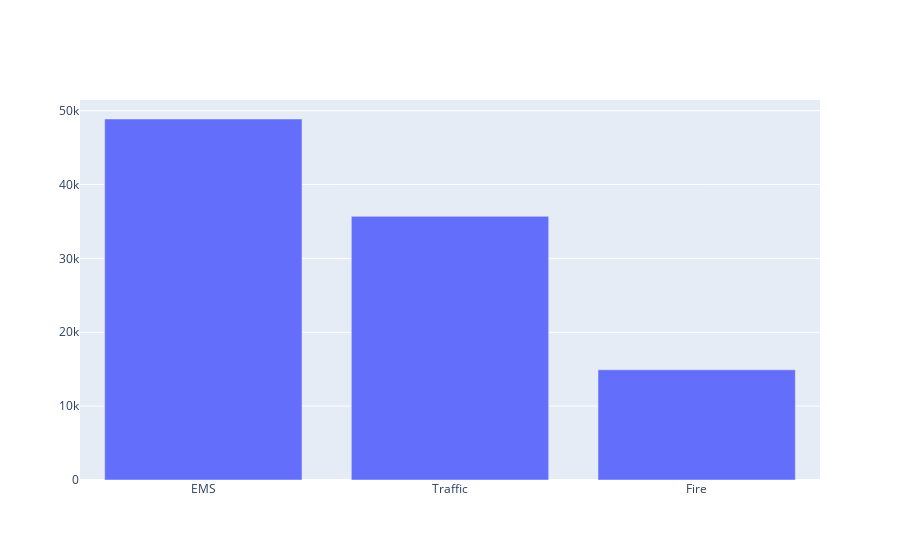

The notebook cell saved with this chart:
### Code cell
import plotly.offline as pyo
import plotly.graph_objs as go
pyo.init_notebook_mode(connected=True)
gen = df['Reason'].value_counts()
trace = go.Bar(x=gen.index, y=gen.values)
fig = go.Figure(data=[trace])
pyo.iplot(fig)

### Figure 1 — Plotly figure (JSON) as saved in the notebook; plotly's stock layout.template omitted (floating-point values rounded to 4 significant figures)
{"data": [{"type": "bar", "x": ["EMS", "Traffic", "Fire"], "y": [48877, 35695, 14920]}], "layout": {}}
